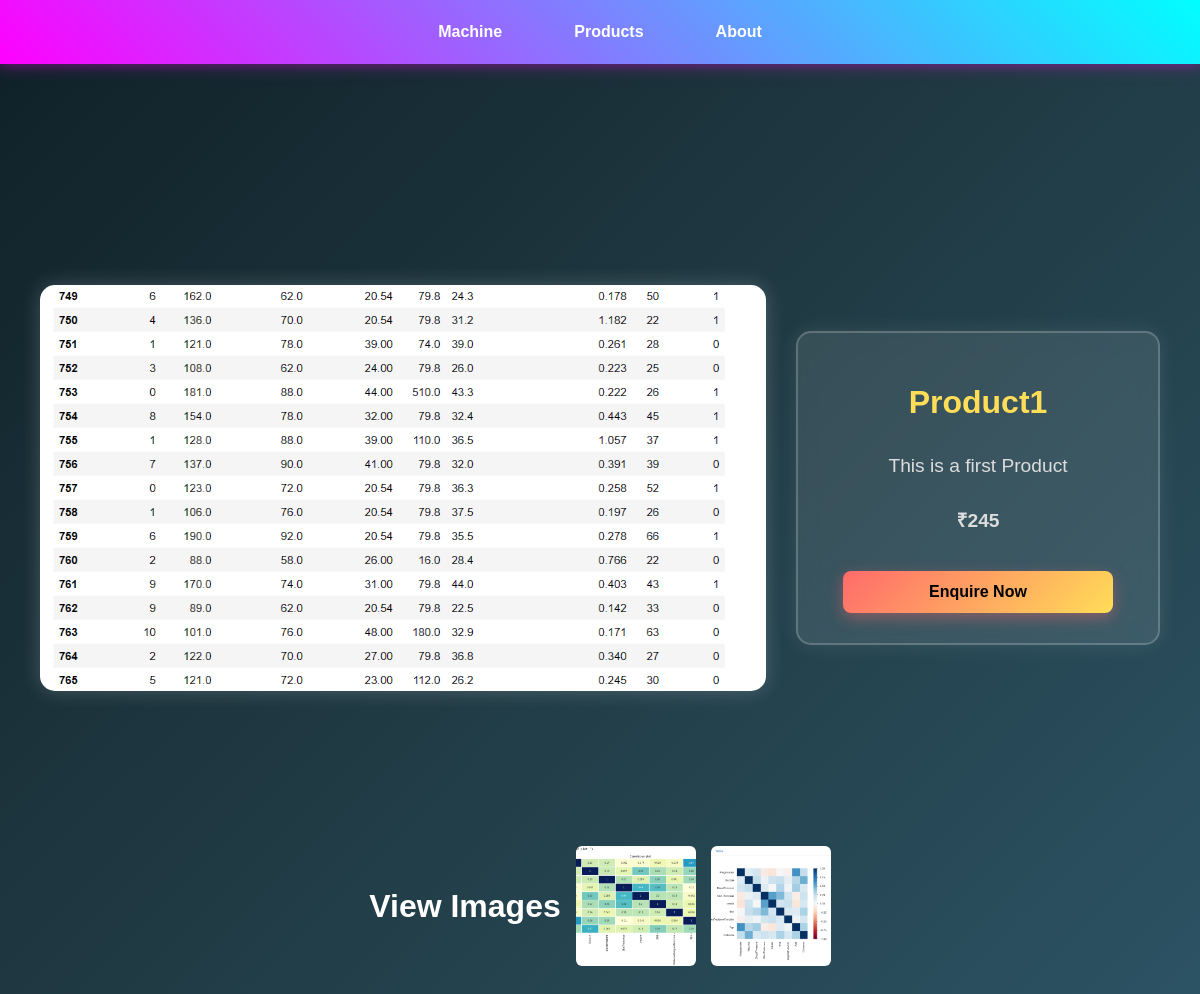
The page /product_detail/1 on the database its author committed.
### home/models.py (models this page shows, shortened)
class Product(models.Model):  # Class names should follow PascalCase
    Product_name = models.CharField(max_length=250)
    P_Description = models.TextField()
    P_Price = models.IntegerField()
    uploaded_at = models.DateTimeField(auto_now_add=True)  # Fix here
    P_image = models.ImageField(upload_to="Produc_images/", null=True, blank=True)  # Specify upload directory
    @property
    def getURL(self):
        if self.P_image:
            return self.P_image.url
        return ""  # Return an empty string if no image

class ProductImages(models.Model):
    Product = models.ForeignKey(Product, on_delete=models.CASCADE, related_name="images")
    P_image = models.ImageField(upload_to="Produc_images/")  # Upload multiple images

### home/views.py (the view)
# urls.py: path("product_detail/<str:pk>",views.product_detail, name="product_detail"),
def product_detail(request, pk):
    product_detail = get_object_or_404(Product, id=pk)
    return render(request, 'product_detail.html', {'product_detail': product_detail})

### templates/product_detail.html (shortened to what this page needs)
{% extends "bash.html" %}
{% load static %}
{% block head %}
    <link rel="stylesheet" href="{% static 'detail.css' %}">
{% endblock head %}
{% block content %}
<div class="container">
    <div class="left" style="background-image: url('{{ product_detail.getURL }}');"></div>
    <div class="right">
        <h1>{{ product_detail.Product_name }}</h1>
        <p>{{ product_detail.P_Description }}</p>
        <p class="price">₹{{ product_detail.P_Price }}</p>
        <a href="/product_contact/{{product_detail.id}}" class="btn">Enquire Now</a>
    </div>
</div>
<div class="image-gallery">
    <h1> View Images </h1>
    {% for image in product_detail.images.all %}
        <div class="card" onclick="openModal('{{ image.P_image.url }}')">
            <img src="{{ image.P_image.url }}" alt="Product Image">
        </div>
    {% endfor %}
</div>
{% endblock content %}

### static/detail.css (style rules this page uses)
body { margin: 0; font-family: "Poppins", Arial, sans-serif; background: linear-gradient(135deg, #0f2027, #203a43, #2c5364); color: white; }
.container { display: flex; min-height: 82vh; position: relative; margin-top: 50px; justify-content: center; align-items: center; gap: 30px; padding: 20px; flex-wrap: wrap; }
.left { flex: 1; height: 400px; background-size: cover; background-position: center; border-radius: 15px; box-shadow: 0px 0px 20px rgba(255, 255, 255, 0.2); border: 3px solid rgba(255, 255, 255, 0.3); position: relative; overflow: hidden; }
.left::before { content: ""; position: absolute; top: -10%; left: -10%; width: 120%; height: 120%; background: radial-gradient(circle, rgba(255, 255, 255, 0.2) 10%, transparent 70%); opacity: 0; animation: glowEffect 3s infinite alternate; }
.right { flex: 1; background: rgba(255, 255, 255, 0.1); backdrop-filter: blur(10px); border-radius: 15px; padding: 30px; text-align: center; box-shadow: 0px 0px 20px rgba(255, 255, 255, 0.1); border: 2px solid rgba(255, 255, 255, 0.2); transition: transform 0.3s ease-in-out; max-width: 300px; display: flex; flex-direction: column; justify-content: center; align-items: center; min-height: 250px; }
.right h1 { font-size: 2rem; font-weight: bold; color: #ffdd57; margin-bottom: 10px; }
.right p { font-size: 1.2rem; color: #ddd; line-height: 1.6; margin-bottom: 5px; }
.price { font-size: 1.5rem; color: #ff6b6b; font-weight: bold; }
.btn { display: block; width: 100%; max-width: 250px; padding: 12px 10px; background: linear-gradient(135deg, #ff6b6b, #ffdd57); color: black; text-decoration: none; font-weight: bold; border-radius: 8px; margin-top: auto; transition: all 0.3s ease-in-out; box-shadow: 0px 5px 15px rgba(255, 107, 107, 0.4); font-size: 1rem; cursor: pointer; }
.image-gallery { display: flex; flex-wrap: nowrap; justify-content: center; align-items: center; gap: 15px; overflow-x: auto; padding: 10px; white-space: nowrap; }
.image-gallery .card { flex: 0 0 auto; width: 120px; height: 120px; }
.card img { width: 100%; height: 100%; object-fit: cover; border-radius: 6px; }

### rows shown on the page
Product: getURL (picture), Product_name "Product1", P_Description "This is a first Product", P_Price "245"
ProductImages: P_image (picture)
ProductImages: P_image (picture)
